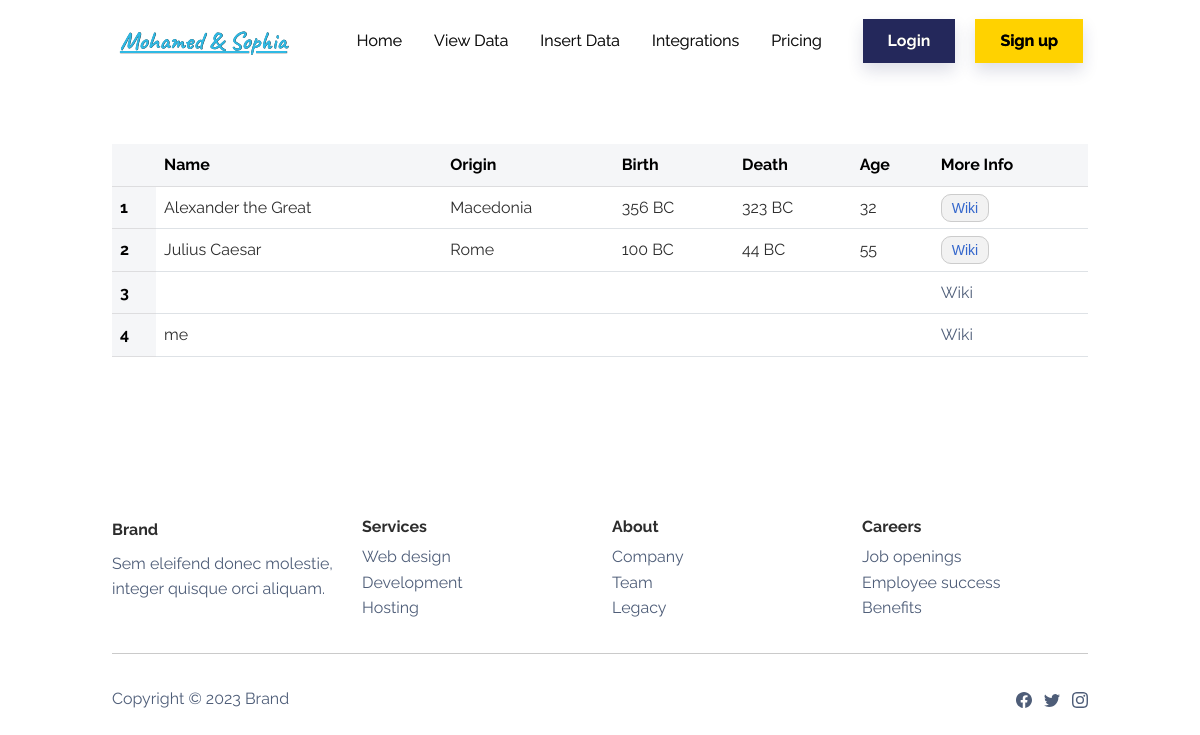
Page /data on the earlier database version.
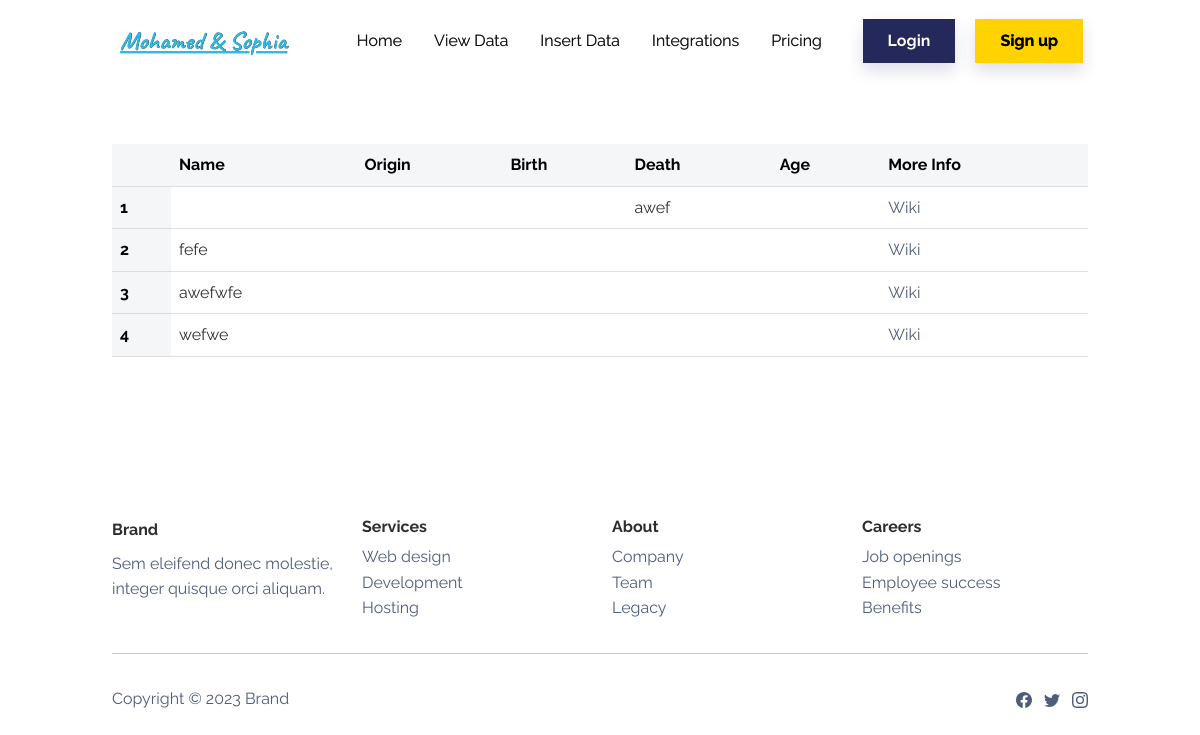
Same page on the later database version.
### MSapp/models.py (models this page shows, shortened)
class Great(db.Model):
    id = db.Column(db.Integer, primary_key=True)
    name = db.Column(db.String(80), unique=True, nullable=False)
    origin = db.Column(db.String(80), unique=False, nullable=True)
    birth = db.Column(db.String(80), unique=False, nullable=True)
    death = db.Column(db.String(80), unique=False, nullable=True)
    age = db.Column(db.Integer, unique=False, nullable=True)
    url = db.Column(db.String(200), unique=False, nullable=True)

### MSapp/routes.py (the view)
@app.route('/data')
def viewData(): # this function will show the data from the database
    greats = Great.query.all()
    return render_template('viewData.html', greats=greats)

### MSapp/templates/viewData.html (shortened to what this page needs)
{% extends 'base.html' %}
{% block content %}
    <section class="py-5 mt-5">
        <div class="container py-4 py-xl-5">
            <table class="table">
                <thead class="table-light">
                <tr>
                    <th scope="col"></th>
                    <th scope="col">Name</th>
                    <th scope="col">Origin</th>
                    <th scope="col">Birth</th>
                    <th scope="col">Death</th>
                    <th scope="col">Age</th>
                    <th scope="col">More Info</th>
                </tr>
                </thead>
            <tbody>
                {% for great in greats %}
                <tr>
                    <th scope="row" class="table-light">{{ loop.index }}</th>
                    <td>{{ great.name }}</td>
                    <td>{{ great.origin }}</td>
                    <td>{{ great.birth }}</td>
                    <td>{{ great.death }}</td>
                    <td>{{ great.age }}</td>
                    <td><a href={{ great.url }} class="more-info-link">Wiki</a></td>
                </tr>
                {% endfor %}
            </tbody>
            </table>
        </div>
    </section>
{% endblock %}

### MSapp/templates/base.html (shortened to what this page needs)
<!DOCTYPE html>
<html lang="en">
<head>
    <link href="{{ url_for('static', filename='bootstrap/css/bootstrap.min.css') }}" rel="stylesheet">
    <link href="{{ url_for('static', filename='css/mystyles.css') }}" rel="stylesheet">
</head>
<body>
    <nav class="navbar navbar-light navbar-expand-md fixed-top navbar-shrink py-3" id="mainNav" style="height: 80px;text-shadow: 0.2px 0.2px var(--bs-navbar-active-color);display: inline;overflow: visible;transform: translate(-5px);">
        <div class="container">
            <a class="navbar-brand d-flex align-items-center" href="{{ url_for('home') }}">
                <span style="width: 192.75px;color: rgb(47,185,228);font-size: 25px;font-family: caveat;text-decoration: underline;text-align: center;">
                    Mohamed &amp; Sophia
                </span>
            </a>
            <div class="collapse navbar-collapse" id="navcol-1">
                <ul class="navbar-nav mx-auto" style="margin-right: 100px;">
                    <li class="nav-item"><a class="nav-link" href="{{ url_for('home') }}">Home</a></li>
                    <li class="nav-item"><a class="nav-link" href="{{ url_for('viewData') }}">View Data</a></li>
                    <li class="nav-item"><a class="nav-link" href="{{ url_for('insertData') }}">Insert Data</a></li>
                    <li class="nav-item"><a class="nav-link" href="{{ url_for('integrations') }}">Integrations</a></li>
                    <li class="nav-item"><a class="nav-link" href="{{ url_for('pricing') }}">Pricing</a></li>
                </ul>
                    {% if current_user.is_authenticated %}
                        <a class="btn btn-primary shadow" style="margin-left: 10px;" role="button" href="{{ url_for('logout') }}">Logout</a>
                    {% else %}
                        <a class="btn btn-primary shadow" style="margin-right: 20px;" role="button" href="{{ url_for('login') }}">Login</a>
                        <a class="btn btn-secondary shadow" role="button" href="{{ url_for('signup') }}">Sign up</a>
                    {% endif %}
            </div>
        </div>
    </nav>
    {% block content %}
    {% endblock %}
    <footer>
        <div class="container py-4 py-lg-5">
            <div class="row row-cols-2 row-cols-md-4">
                <div class="col-12 col-md-3">
                    <div class="fw-bold d-flex align-items-center mb-2"><span>Brand</span></div>
                    <p class="text-muted">Sem eleifend donec molestie, integer quisque orci aliquam.</p>
                </div>
                <div class="col-sm-4 col-md-3 text-lg-start d-flex flex-column">
                    <h3 class="fs-6 fw-bold">Services</h3>
                    <ul class="list-unstyled">
                        <li><a href="#">Web design</a></li>
                        <li><a href="#">Development</a></li>
                        <li><a href="#">Hosting</a></li>
                    </ul>
                </div>
                <div class="col-sm-4 col-md-3 text-lg-start d-flex flex-column">
                    <h3 class="fs-6 fw-bold">About</h3>
                    <ul class="list-unstyled">
                        <li><a href="#">Company</a></li>
                        <li><a href="#">Team</a></li>
                        <li><a href="#">Legacy</a></li>
                    </ul>
                </div>
                <div class="col-sm-4 col-md-3 text-lg-start d-flex flex-column">
                    <h3 class="fs-6 fw-bold">Careers</h3>
                    <ul class="list-unstyled">
                        <li><a href="#">Job openings</a></li>
                        <li><a href="#">Employee success</a></li>
                        <li><a href="#">Benefits</a></li>
                    </ul>
                </div>
            </div>
            <hr>
            <div class="text-muted d-flex justify-content-between align-items-center pt-3">
                <p class="mb-0">Copyright © 2023 Brand</p>
                <ul class="list-inline mb-0">
                    <li class="list-inline-item"></li>
                    <li class="list-inline-item"></li>
                    <li class="list-inline-item"></li>
                </ul>
            </div>
        </div>
    </footer>
</body>
</html>

Differences in the rows shown:
changed Great: death "323 BC" → "awef"; url "https://en.wikipedia.org/wiki/Alexander_the_Great" → empty (drawn); name "Alexander the Great" → (not shown); origin "Macedonia" → (not shown); birth "356 BC" → (not shown); age "32" → (not shown)
changed Great: name "Julius Caesar" → "fefe"; url "https://en.wikipedia.org/wiki/Julius_Caesar" → empty (drawn); origin "Rome" → (not shown); birth "100 BC" → (not shown); death "44 BC" → (not shown); age "55" → (not shown)
changed Great: name (not shown) → "awefwfe"
changed Great: name "me" → "wefwe"
